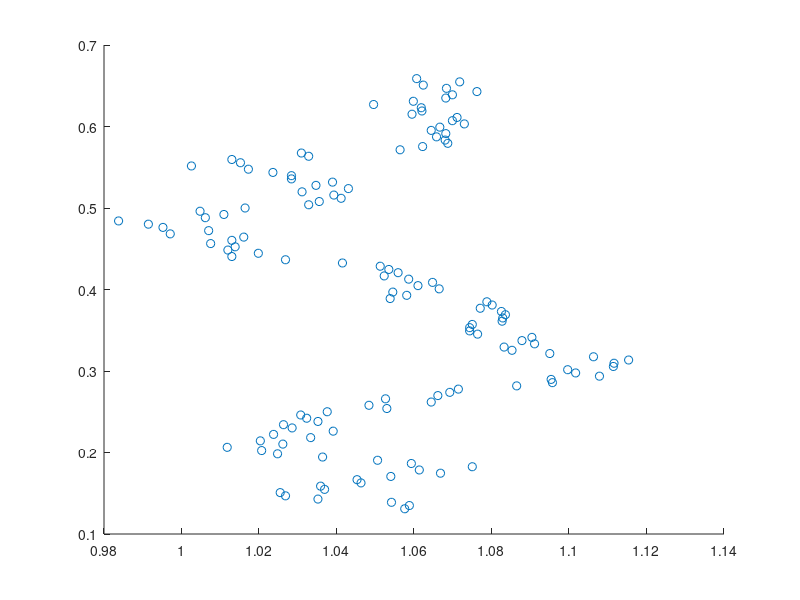

Here is the MATLAB script that generated this plot: (Note: this script raises an error after producing the figure.)
% Computational Finance CW2
% Question 1
% train singal file
load options.mat
%%
optionNum=1;% number of strike price
strikePrices=[2925 3025 3125 3225 3325];

L=length(stockPrice);% data length 222
Lwin=fix(L/4);% window length 55
LUse=L-Lwin;% used length 167

LAll=167; % all data length
LTrain=round(0.8*LUse); % train data length
LTest=LAll-LTrain; % test data length 


interval_All=(optionNum-1)*LUse+1:(optionNum-1)*LUse+LUse;
interval_Tr=(optionNum-1)*LUse+1:(optionNum-1)*LUse+LTrain;
interval_Ts=(optionNum-1)*LUse+LTrain+1:(optionNum-1)*LUse+LUse;

Tt=ones(L,1);
for i=1:L
    Tt(i)=(L-i)/252;
end

% data: X=[S/X T-t]
X=[stockPrice(56:L)/strikePrices(1) Tt(56:L,1);...
    stockPrice(56:L)/strikePrices(2) Tt(56:L,1);...
    stockPrice(56:L)/strikePrices(3) Tt(56:L,1);...
    stockPrice(56:L)/strikePrices(4) Tt(56:L,1);...
    stockPrice(56:L)/strikePrices(5) Tt(56:L,1)];

XAll=X(interval_All,:); % all data
XTrain=X(interval_Tr,:); % train data
XTest=X(interval_Ts,:); % test data

% normalized call option price from BS formula
CX_BS=[BSOptionCPrices(:,1)./strikePrices(1);...
    BSOptionCPrices(:,2)./strikePrices(2);...
    BSOptionCPrices(:,3)./strikePrices(3);...
    BSOptionCPrices(:,4)./strikePrices(4);...
    BSOptionCPrices(:,5)./strikePrices(5)];

CX_BS_All=CX_BS(interval_All,:); % all tag
CX_BS_Train=CX_BS(interval_Tr,:); % train tag
CX_BS_Test=CX_BS(interval_Ts,:); % test tag
%% GMModel generate 4 means and covariances
GMModel = fitgmdist(XTrain,4,'RegularizationValue',0);
figure(1),clf,
scatter(XTrain(:,1),XTrain(:,2),'r.');
hold on
ezcontour(@(x1,x2)pdf(GMModel,[x1 x2]),get(gca,{'XLim','YLim'}))
title('{\bf Scatter Plot and Fitted Gaussian Mixture Contours}')
axis([0.8 1.3 -0.1 0.8]);
xlabel('S/X','FontSize',13,'FontWeight','bold');
ylabel('T-t','FontSize',13,'FontWeight','bold');
grid on
grid minor
hold off
%% disign matrix
m1=GMModel.mu(1,:);
m2=GMModel.mu(2,:);
m3=GMModel.mu(3,:);
m4=GMModel.mu(4,:);
C1=GMModel.Sigma(:,:,1);
C2=GMModel.Sigma(:,:,2);
C3=GMModel.Sigma(:,:,3);
C4=GMModel.Sigma(:,:,4);

designMat=ones(LTrain,7);% design matrix
designMat(:,5)=XTrain(:,1);
designMat(:,6)=XTrain(:,2);

for i=1:LTrain
    designMat(i,1)=sqrt((XTrain(i,:)-m1)*C1*(XTrain(i,:)-m1)');
    designMat(i,2)=sqrt((XTrain(i,:)-m2)*C2*(XTrain(i,:)-m2)');
    designMat(i,3)=sqrt((XTrain(i,:)-m3)*C3*(XTrain(i,:)-m3)');
    designMat(i,4)=sqrt((XTrain(i,:)-m4)*C4*(XTrain(i,:)-m4)');    
end
%% train using cvx
cvx_begin quiet
variable w(7)
minimize( norm(designMat*w-CX_BS_Train) )
cvx_end
%% draw surface
CXNum=30;
x=linspace(0.8,1.2,CXNum);
y=linspace(0.7,0,CXNum);

CX=ones(CXNum,CXNum);
for i=1:CXNum
    for j=1:CXNum
        CX(j,i)=w(1)*sqrt(([x(i),y(j)]-m1)*C1*([x(i),y(j)]-m1)')...
            +w(2)*sqrt(([x(i),y(j)]-m2)*C2*([x(i),y(j)]-m2)')...
            +w(3)*sqrt(([x(i),y(j)]-m3)*C3*([x(i),y(j)]-m3)')...
            +w(4)*sqrt(([x(i),y(j)]-m4)*C4*([x(i),y(j)]-m4)')...
            +[x(i),y(j)]*[w(5);w(6)]+w(7);
    end
end

figure(2),clf,
plot3(X(interval_All,1),X(interval_All,2),CX_BS(interval_All),...
    'o','MarkerSize',8,'MarkerFaceColor','b');
hold on
mesh(x,y,CX);
xlabel('S/X','FontSize',13,'FontWeight','bold')
ylabel('T-t','FontSize',13,'FontWeight','bold')
zlabel('C/X','FontSize',13,'FontWeight','bold')
axis([0.82 1.15 0 0.7 -0.01 0.17]);
grid on
grid minor
hold off
%% draw validation
CXpred=ones(LUse,1);
for i=1:LUse
    CXpred(i)=w(1)*sqrt((XAll(i,:)-m1)*C1*(XAll(i,:)-m1)')...
        +w(2)*sqrt((XAll(i,:)-m2)*C2*(XAll(i,:)-m2)')...
        +w(3)*sqrt((XAll(i,:)-m3)*C3*(XAll(i,:)-m3)')...
        +w(4)*sqrt((XAll(i,:)-m4)*C4*(XAll(i,:)-m4)')...
        +XAll(i,:)*[w(5);w(6)]+w(7);
end
preMax=max(CXpred);
preMin=min(CXpred);
BSMax=max(CX_BS_All);
BSMin=min(CX_BS_All);
tMax=max(preMax,BSMax);
tMin=min(preMin,BSMin);

figure(3),clf,
xx1=56:222;
plot(xx1,CXpred,'r','LineWidth',1.5);
xlabel('Date','FontSize',13,'FontWeight','bold')
ylabel('C/X','FontSize',13,'FontWeight','bold')
hold on
plot(xx1,CX_BS_All,'b','LineWidth',1.5);
axis([-inf,inf,-inf,inf]);
legend({'predicted','real'},'Location','northwest',...
    'FontSize',13,'FontWeight','bold');
plot([LTrain+Lwin,LTrain+Lwin],[tMin,tMax],'k','LineWidth',2);
grid on
grid minor
hold off
%% draw scatter
figure(4),clf,
plot3(X(1:167,1),X(1:167,2),CX_BS(1:167),'o',...
    'MarkerSize',6,'MarkerFaceColor','b');
hold on
plot3(X(168:334,1),X(168:334,2),CX_BS(168:334),'o',...
    'MarkerSize',6,'MarkerFaceColor','r');
plot3(X(335:501,1),X(335:501,2),CX_BS(335:501),'o',...
    'MarkerSize',6,'MarkerFaceColor','m');
plot3(X(502:668,1),X(502:668,2),CX_BS(502:668),'o',...
    'MarkerSize',6,'MarkerFaceColor','g');
plot3(X(669:835,1),X(669:835,2),CX_BS(669:835),'o',...
    'MarkerSize',6,'MarkerFaceColor','y');
legend({'2925','3025','3125','3225','3325'},...
    'Location','eastoutside',...
    'Orientation','vertical',...
    'FontSize',13,'FontWeight','bold')
title('data generated by BS formula','FontSize',16)
xlabel('S/X','FontSize',13,'FontWeight','bold')
ylabel('T-t','FontSize',13,'FontWeight','bold')
zlabel('C/X','FontSize',13,'FontWeight','bold')
grid on
grid minor
hold off
%% delta

% [CallDelta,~]=blsdelta(S,K,r,T,Vol,Yield);













